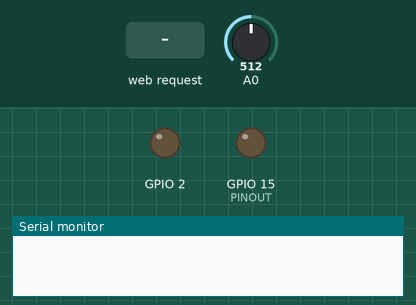
This sketch was run on a simulated ESP8266 (NodeMCU). On the bench: output pins drawn as LEDs (lit = HIGH), the last lines printed to the serial monitor. The inputs (shaded band) are chosen by the test bench; at power-on: A0 = 512. WiFi joins after 1.5 s; servers stay silent unless stated.

Above: at 0.0 s.
At 2.7 s:
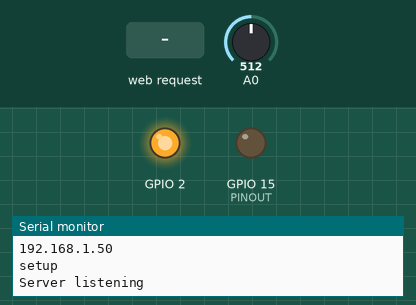
2.8 s: HTTP request GET /main96713 received
At 3.7 s:
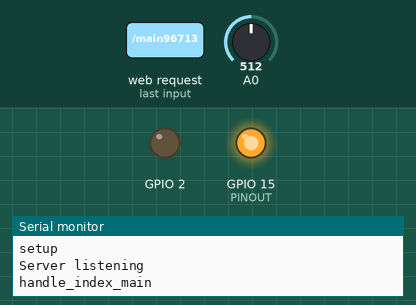
5.8 s: HTTP request GET / received
7.3 s: HTTP request GET /statut_porte received
Timing chart, 0 to 10.3 s (numbered marks = the images above; inputs shaded):
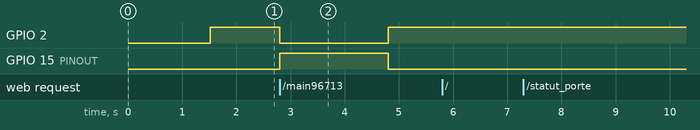

Measured:
- after the input at 2.8 s, GPIO 2: HIGH → LOW at once, → HIGH 2.0 s later; GPIO 15 (PINOUT): LOW → HIGH at once, → LOW 2.0 s later

The sketch:

sketch_mar11a.ino
```cpp
#include <ESP8266WiFi.h>
#include <ESP8266WebServer.h>


ESP8266WebServer server(80);

// chez nous
const char* ssid = "CHEVALLIER_BORDEAU"; //Enter Wi-Fi SSID
const char* password =  "9697abcdea"; //Enter Wi-Fi Password
const char* WURL = "http://176.161.19.7:8080/main";
// deuxieme mcu
//const char* WURL = "http://176.161.19.7:8081/main";

// chez pepito
//const char* ssid = "Bbox-09179E72"; //Enter Wi-Fi SSID
//const char* password =  "114564D1FA44C45A736FF6AE6D5E3C"; //Enter Wi-Fi Password
//const char* WURL = "http://176.161.19.7:8080/main";


long count = 0;
int ledv = 1>2;
long start = 0;

// 15 = GPIO15, PIN=D8 on board
long PINOUT=15;
void handle_index_main() {
  start = count;
  Serial.print("handle_index_main");
  //Print Hello at opening homepage
  String message("count =");
  message += String(count);
  server.send(200, "text/html", message.c_str());
  //"Hello! This is an index page.");
  int v = ledv ? LOW : HIGH;
  ledv = !ledv;
  digitalWrite(2, LOW);   // Turn the LED on (Note that LOW is the voltage level
                                    // but actually the LED is on; this is because
                                    // it is acive low on the ESP-01)
  digitalWrite(PINOUT, HIGH);
  delay(2000);
  digitalWrite(2, HIGH);   // Turn the LED on (Note that LOW is the voltage level
  digitalWrite(PINOUT, LOW);
  Serial.println("end");
}


 String page(R""""(
<!DOCTYPE html>
<html>
  <head>
    <meta http-equiv="Content-type" content="text/html; charset=utf-8" />
    <title>Ouverture du garage</title>
    <style>
    .bb {
        font-size: 80px;
    }
    </style>
  </head>
  <body class="bb">
  <div id="statut"> La porte est ??? </div>
  <div>
    <button class="bb", id="ouvrir">Ouvrir</button>
  </div>
    <script>
      count = "a";
      const accueil = "Tapez le code";
      const button = document.getElementById("ouvrir");

      function statut() {
        murl = "statut_porte";
        console.log("fetching");
        count = count + "a";
        //document.getElementById("statut").innerHTML = "fetching";
        fetch(murl).then(function(response) {
          console.log("reponse");
          d = response.json();
          console.log(d);
          //console.log(d["porte"]);
          return d;
        }).then(function(data) {
          //button.innerHTML = count;
          console.log("data");
          console.log(data);
          document.getElementById("statut").innerHTML = "La porte est " + data["porte"];
          setTimeout(statut, 1000);
        }).catch(function(ee) {
          console.log("Booo");
          //document.getElementById("statut").innerHTML = ee;

        });
      }
      const myTimeout = setTimeout(statut, 1000);

      cookies = document.cookies;
      console.log(cookies);
      reset = function(){
                      button.style.fontSize="100px";
                      button.innerHTML = accueil;
                      button.disabled = false;
                  };
      //const url = "http://78.207.134.29:8083/main";
      //const url = "http://78.207.134.29:8083/main";
      //const url = "http://78.207.134.29:8083/main";
      const url = "WURL";
      //const url = "http://192.168.1.95/main";

      function getCookie(cname) {
        let name = cname + "=";
        let decodedCookie = decodeURIComponent(document.cookie);
        let ca = decodedCookie.split(';');
        for(let i = 0; i <ca.length; i++) {
          let c = ca[i];
          while (c.charAt(0) == ' ') {
            c = c.substring(1);
          }
          if (c.indexOf(name) == 0) {
            return c.substring(name.length, c.length);
          }
        }
        return "";
      }
      code =getCookie("eportiercode");
      console.log(code);
      function ouvre(cde) {
                console.log(cde);
                document.cookie = "eportiercode=" + cde + ";SameSite=Strict";
                cookies = document.cookies;
                console.log(cookies);
                cookies = document.cookie;
                console.log(cookies);
                button.style.fontSize="30px";
                button.innerHTML = "le verrou va s'ouvrir ...";
                setTimeout(() => {
                        button.disabled = true;
                        console.log(url+code)
                        window.fetch(url+cde, { mode: 'no-cors'}).then((result) => {
                                console.log(result);
                                if (result.ok) {
                                  button.innerHTML = "Système contacté,<br>déverrouillage pendant 2 secondes ...";
                                } else {
                                  button.innerHTML = "Système contacté .. bad luck!";
                                }
                                setTimeout(reset, 2000);
                        }).catch((e) => {
                                button.innerHTML = "Pas moyen de contacter le système!.. fetching " + url + cde;
                                setTimeout(reset, 2000);
                        })},
                        1000);
      }
      button.addEventListener('click', function() { ouvre(code); });
      reset();
      buttons = [];
      clicked = [];
      function addbutton(txt, x, y) {
        // Create a button element
          const nbutton = document.createElement('button');
          nbutton.innerText = txt;
          console.log(nbutton);
          nbutton.style.position = "absolute";
          nbutton.style.left = x + 'px';
          nbutton.style.top = y + 'px';
          nbutton.style.fontSize = "120px";
          nbutton.style.backgroundColor = 'White';
          nbutton.addEventListener('click', function() {
              console.log( this );
              this.style.backgroundColor = 'Red';
              this.disabled = true;
              clicked.push(this);
              if (clicked.length == 5) {
                code = "";
                for (i=0; i < clicked.length; i++) {
                  b = clicked[i];
                  code += b.innerText;
                  b.style.backgroundColor = 'White';
                  b.disabled = false;
                };
                ouvre(code);
                //console.log(code);
                clicked = [];
              }
          });
        buttons.push(nbutton);
        document.body.appendChild(nbutton);
      };
      W=30*4;
      H=75*2;
      ML=  100;
      MH = 230;
      //console.log("create buttons");
      for (i = 1; i < 10; i++) {
        console.log(i);
        addbutton(i, ((i-1) % 3) * W + ML, (~~((i-1) / 3) * H) + MH);
      }
    </script>
  </body>
</html>
)"""");


bool porte_ouverte() {
  Serial.println("statut porte");
  int a0 = analogRead(A0);
  return a0 < 500;
}


void handle_index() {
  Serial.println("index");
  int a0 = analogRead(A0);
  Serial.println("a0=" + String(a0));

  String porte(porte_ouverte() ? "ouverte" : "fermée");

  String npage(page);
  npage.replace("WURL", WURL);
  npage.replace("PORTE", porte);

  server.send(505, "text/html", npage.c_str());
  Serial.println("end");
}

void setup() {

  pinMode(A0,INPUT);

  Serial.begin(115200); //Begin Serial at 115200 Baud
  delay(10);

  WiFi.begin(ssid, password);  //Connect to the WiFi network

  while (WiFi.status() != WL_CONNECTED) {  //Wait for connection
      delay(500);
      Serial.println("Waiting to connect...");
  }

  Serial.print("IP address: ");
  Serial.println(WiFi.localIP());  //Print the local IP

  // Start the server
  server.begin();
  Serial.println("Server started");

  // Print the IP address
  Serial.println(WiFi.localIP());
  server.on("/", handle_index); //Handle Index page
  server.on("/main96713", handle_index_main); //Handle Index page

  server.on("/statut_porte", HTTP_GET, []() {
      String message = "POST form was:\n";
      for (uint8_t i = 0; i < server.args(); i++) { message += " " + server.argName(i) + ": " + server.arg(i) + "\n"; }
      Serial.println(message);
      String stat(porte_ouverte() ? "ouverte" : "fermée");
      String json = "{ \"porte\" : \"" + stat + "\" }";
      Serial.println(json);
      server.send(200, "text/json", json);
  });

  server.begin(); //Start the server
  Serial.println("setup");
  pinMode(2, OUTPUT);     // Initialize the LED_BUILTIN pin as an output
  digitalWrite(2, HIGH);

  // INPUT ANALOG
  pinMode(A0,INPUT);


  pinMode(PINOUT, OUTPUT);
  digitalWrite(PINOUT, LOW);
  Serial.println("Server listening");
}

void loop() {
  server.handleClient(); //Handling of incoming client requests
  count += 1;

}
```
